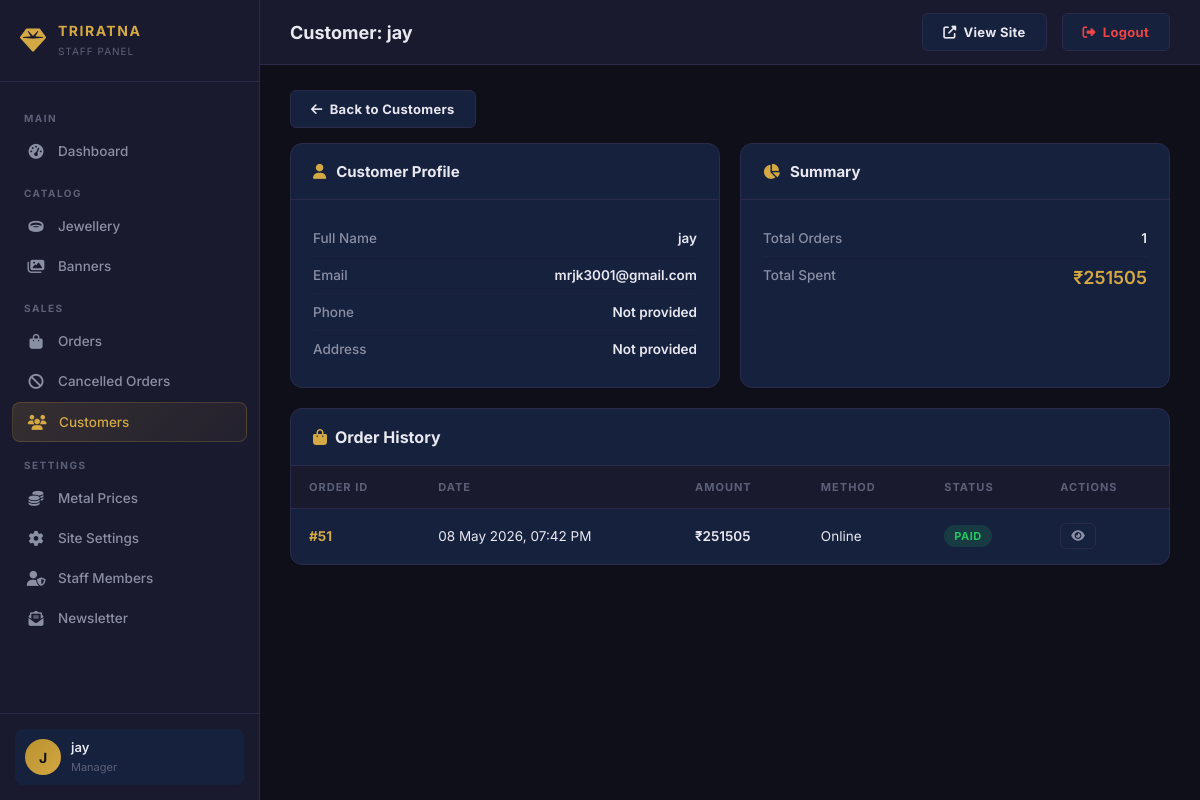
The app's page /staff-admin/customers/22/ (signed in) with its own data.
### main/models.py (models this page shows, shortened)
class StaffUser(models.Model):
    ROLE_CHOICES = [
        ('manager', 'Manager'),
        ('sales', 'Sales Staff'),
        ('inventory', 'Inventory Staff'),
    ]
    name = models.CharField(max_length=100)
    email = models.EmailField(unique=True)
    password = models.CharField(max_length=255)
    role = models.CharField(max_length=20, choices=ROLE_CHOICES, default='sales')
    is_active = models.BooleanField(default=True)
    created_at = models.DateTimeField(auto_now_add=True)

class RegisterUser(models.Model):
    first_name = models.CharField(max_length=100,blank=True, null=True)
    last_name = models.CharField(max_length=100,blank=True, null=True)
    phone_number = models.CharField(max_length=15,blank=True, null=True)
    address = models.TextField(blank=True, null=True)
    email = models.EmailField(unique=True)
    password = models.CharField(max_length=255)

class Order(models.Model):
    user = models.ForeignKey(RegisterUser, on_delete=models.CASCADE)
    base_amount = models.DecimalField(max_digits=12, decimal_places=2, default=0)
    making_charges = models.DecimalField(max_digits=12, decimal_places=2, default=0)
    discount_amount = models.DecimalField(max_digits=12, decimal_places=2, default=0)
    gst_amount = models.DecimalField(max_digits=12, decimal_places=2, default=0)
    total_amount = models.DecimalField(max_digits=12, decimal_places=2)
    payment_method = models.CharField(max_length=50) # 'pay_at_shop' or 'online'
    pickup_date = models.DateField(null=True, blank=True)
    pickup_time = models.TimeField(null=True, blank=True)
    order_date = models.DateTimeField(auto_now_add=True)
    is_paid = models.BooleanField(default=False)

### main/staff_views.py (the view)
    def wrapper(request, *args, **kwargs):
        staff = get_staff_user(request)
        if not staff:
            messages.error(request, "Please login to access the admin panel.")
            return redirect('login')
        request.staff_user = staff
        return view_func(request, *args, **kwargs)

### main/staff_views.py (called while the page is built)
def get_staff_user(request):
    staff_id = request.session.get('staff_id')
    if staff_id:
        try:
            return StaffUser.objects.get(id=staff_id, is_active=True)
        except StaffUser.DoesNotExist:
            return None
    return None

def staff_required(view_func):
    def wrapper(request, *args, **kwargs):
        staff = get_staff_user(request)
        if not staff:
            messages.error(request, "Please login to access the admin panel.")
            return redirect('login')
        request.staff_user = staff
        return view_func(request, *args, **kwargs)
    return wrapper

@staff_required
def staff_customer_detail(request, pk):
    customer = get_object_or_404(RegisterUser, pk=pk)
    orders = Order.objects.filter(user=customer).order_by('-order_date')
    total_spent = orders.aggregate(Sum('total_amount'))['total_amount__sum'] or 0
    context = {
        'active_page': 'customers',
        'staff': request.staff_user,
        'customer': customer,
        'orders': orders,
        'total_spent': total_spent,
    }
    return render(request, 'staff_admin/customer_detail.html', context)

### templates/staff_admin/customer_detail.html (shortened to what this page needs)
{% extends 'staff_admin/base.html' %}
{% block page_title %}Customer: {{ customer.first_name }} {{ customer.last_name|default:'' }}{% endblock %}
{% block content %}
<div style="margin-bottom:15px;">
    <a href="{% url 'staff_customer_list' %}" class="action-btn btn-outline" style="display:inline-flex;">
        <i class="fa-solid fa-arrow-left"></i> Back to Customers
    </a>
</div>
<div class="detail-grid">
    <div class="detail-card">
        <div class="detail-header">
            <i class="fa-solid fa-user"></i> Customer Profile
        </div>
        <div class="detail-body">
            <div class="detail-row">
                <span class="detail-label">Full Name</span>
                <span class="detail-value">{{ customer.first_name }} {{ customer.last_name|default:'' }}</span>
            </div>
            <div class="detail-row">
                <span class="detail-label">Email</span>
                <span class="detail-value">{{ customer.email }}</span>
            </div>
            <div class="detail-row">
                <span class="detail-label">Phone</span>
                <span class="detail-value">{{ customer.phone_number|default:"Not provided" }}</span>
            </div>
            <div class="detail-row">
                <span class="detail-label">Address</span>
                <span class="detail-value">{{ customer.address|default:"Not provided" }}</span>
            </div>
        </div>
    </div>
    <div class="detail-card">
        <div class="detail-header">
            <i class="fa-solid fa-chart-pie"></i> Summary
        </div>
        <div class="detail-body">
            <div class="detail-row">
                <span class="detail-label">Total Orders</span>
                <span class="detail-value">{{ orders|length }}</span>
            </div>
            <div class="detail-row">
                <span class="detail-label">Total Spent</span>
                <span class="detail-value" style="color:var(--gold);font-size:18px;">₹{{ total_spent|floatformat:0 }}</span>
            </div>
        </div>
    </div>
</div>
<div class="data-section" style="margin-top:20px;">
    <div class="data-header">
        <h3><i class="fa-solid fa-bag-shopping" style="color:var(--gold);margin-right:8px;"></i>Order History</h3>
    </div>
    <table class="data-table">
        <thead>
            <tr>
                <th>Order ID</th>
                <th>Date</th>
                <th>Amount</th>
                <th>Method</th>
                <th>Status</th>
                <th>Actions</th>
            </tr>
        </thead>
        <tbody>
            {% for order in orders %}
            <tr>
                <td style="font-weight:700;color:var(--gold);">#{{ order.id }}</td>
                <td>{{ order.order_date|date:"d M Y, h:i A" }}</td>
                <td style="font-weight:600;">₹{{ order.total_amount|floatformat:0 }}</td>
                <td>{% if order.payment_method == 'pay_at_shop' %}Shop{% else %}Online{% endif %}</td>
                <td>
                    <span class="status-badge {% if order.is_paid %}paid{% else %}pending{% endif %}">
                        {% if order.is_paid %}Paid{% else %}Pending{% endif %}
                    </span>
                </td>
                <td>
                    <div class="table-actions">
                        <a href="{% url 'staff_order_detail' order.pk %}"><i class="fa-solid fa-eye"></i></a>
                    </div>
                </td>
            </tr>
            {% endfor %}
        </tbody>
    </table>
</div>
{% endblock %}

### templates/staff_admin/base.html (shortened to what this page needs)
{% load static %}
<!DOCTYPE html>
<html lang="en">
<head>
    <link rel="stylesheet" href="https://cdnjs.cloudflare.com/ajax/libs/font-awesome/6.5.1/css/all.min.css">
    <link rel="stylesheet" href="{% static 'css/staff_admin.css' %}?v=1.0">
</head>
<body>
    <div class="admin-layout">
        <aside class="admin-sidebar" id="adminSidebar">
            <div class="sidebar-brand">
                <i class="fa-solid fa-gem"></i>
                <div class="brand-text">
                    <h3>TRIRATNA</h3>
                    <span>Staff Panel</span>
                </div>
            </div>
            <nav class="sidebar-nav">
                <div class="nav-section-title">Main</div>
                <a href="{% url 'staff_dashboard' %}" class="nav-item {% if active_page == 'dashboard' %}active{% endif %}">
                    <i class="fa-solid fa-gauge-high"></i> Dashboard
                </a>
                <div class="nav-section-title">Catalog</div>
                <a href="{% url 'staff_jewellery_list' %}" class="nav-item {% if active_page == 'jewellery' %}active{% endif %}">
                    <i class="fa-solid fa-ring"></i> Jewellery
                </a>
                <a href="{% url 'staff_banner_list' %}" class="nav-item {% if active_page == 'banners' %}active{% endif %}">
                    <i class="fa-solid fa-images"></i> Banners
                </a>
                <div class="nav-section-title">Sales</div>
                <a href="{% url 'staff_order_list' %}" class="nav-item {% if active_page == 'orders' %}active{% endif %}">
                    <i class="fa-solid fa-bag-shopping"></i> Orders
                </a>
                <a href="{% url 'staff_cancelled_orders' %}" class="nav-item {% if active_page == 'cancelled' %}active{% endif %}">
                    <i class="fa-solid fa-ban"></i> Cancelled Orders
                </a>
                <a href="{% url 'staff_customer_list' %}" class="nav-item {% if active_page == 'customers' %}active{% endif %}">
                    <i class="fa-solid fa-users"></i> Customers
                </a>
                <div class="nav-section-title">Settings</div>
                <a href="{% url 'staff_metal_price' %}" class="nav-item {% if active_page == 'metal_price' %}active{% endif %}">
                    <i class="fa-solid fa-coins"></i> Metal Prices
                </a>
                <a href="{% url 'staff_site_settings' %}" class="nav-item {% if active_page == 'settings' %}active{% endif %}">
                    <i class="fa-solid fa-gear"></i> Site Settings
                </a>
                <a href="{% url 'staff_manage_list' %}" class="nav-item {% if active_page == 'staff' %}active{% endif %}">
                    <i class="fa-solid fa-user-shield"></i> Staff Members
                </a>
                <a href="{% url 'staff_newsletter_list' %}" class="nav-item {% if active_page == 'newsletter' %}active{% endif %}">
                    <i class="fa-solid fa-envelope-open-text"></i> Newsletter
                </a>
            </nav>
            <div class="sidebar-footer">
                <div class="sidebar-user">
                    <div class="user-avatar">{{ request.session.staff_name|first|upper }}</div>
                    <div class="user-info">
                        <h4>{{ request.session.staff_name }}</h4>
                        <span>{{ request.session.staff_role }}</span>
                    </div>
                </div>
            </div>
        </aside>
        <main class="admin-main">
            <header class="admin-header">
                <div style="display:flex;align-items:center;gap:12px;">
                    <h2 class="page-title">{% block page_title %}Dashboard{% endblock %}</h2>
                </div>
                <div class="header-actions">
                    <a href="{% url 'home' %}" class="action-btn btn-outline" target="_blank">
                        <i class="fa-solid fa-external-link-alt"></i> View Site
                    </a>
                    <a href="{% url 'staff_logout' %}" class="action-btn btn-outline" style="color:var(--accent-red);border-color:rgba(239,68,68,0.3);">
                        <i class="fa-solid fa-right-from-bracket"></i> Logout
                    </a>
                </div>
            </header>
            <div class="admin-content">
                {% block content %}{% endblock %}
            </div>
        </main>
    </div>
</body>
</html>

### records on screen
StaffUser: session.staff_role "Manager"
RegisterUser: first_name "jay", email "mrjk3001@gmail.com", phone_number "Not provided", address "Not provided"
Order: id "51", order_date "08 May 2026, 07:42 PM", total_amount "251505", payment_method "Online", is_paid "PAID"

### other values on screen
{{ request.session.staff_name|first|upper }} "J"
{{ request.session.staff_name }} "jay"
{{ orders|length }} "1"
{{ total_spent|floatformat:0 }} "251505"
